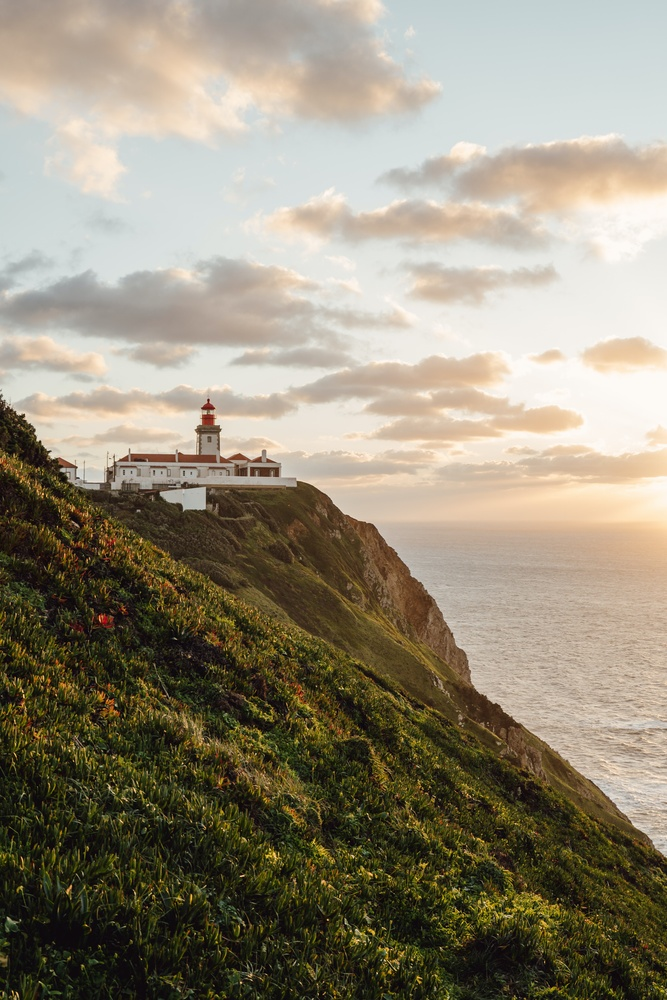
#> input picture images/sea.jpg, 667 x 1000 px, shrunk from 4000 x 6000 before the run
$ python script.py
#> lines starting #> are read from the running program, lines starting #| are printed output that depends on the picture
from mpl_toolkits.mplot3d import Axes3D
import cv2
import matplotlib.pyplot as plt
import numpy as np

from mpl_toolkits.mplot3d import Axes3D
from matplotlib import cm
from matplotlib import colors

flags = [i for i in dir(cv2) if i.startswith('COLOR_')]

len(flags)

sea = cv2.imread("./images/sea.jpg")
#> sea is the input picture: shape (1000, 667, 3); mean B, G, R 120.4, 139, 147.1
sea = cv2.cvtColor(sea, cv2.COLOR_BGR2RGB)
# plt.imshow(sea)
# plt.show()


# Make a Colored 3D Scatter Plot
r, g, b = cv2.split(sea)
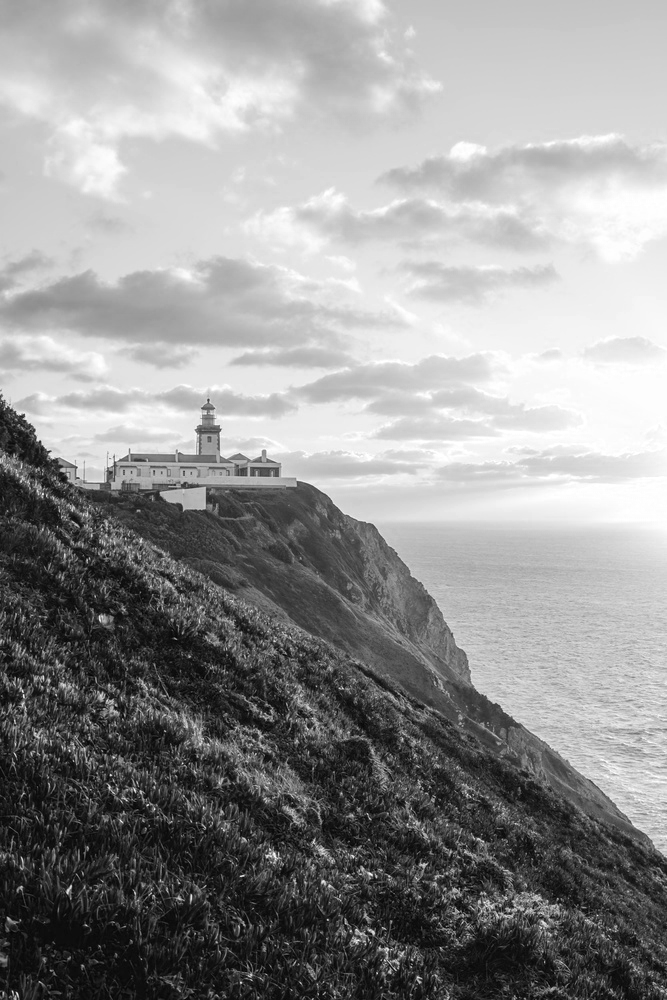
#> r: shape (1000, 667); min 0, max 255, mean 147.1
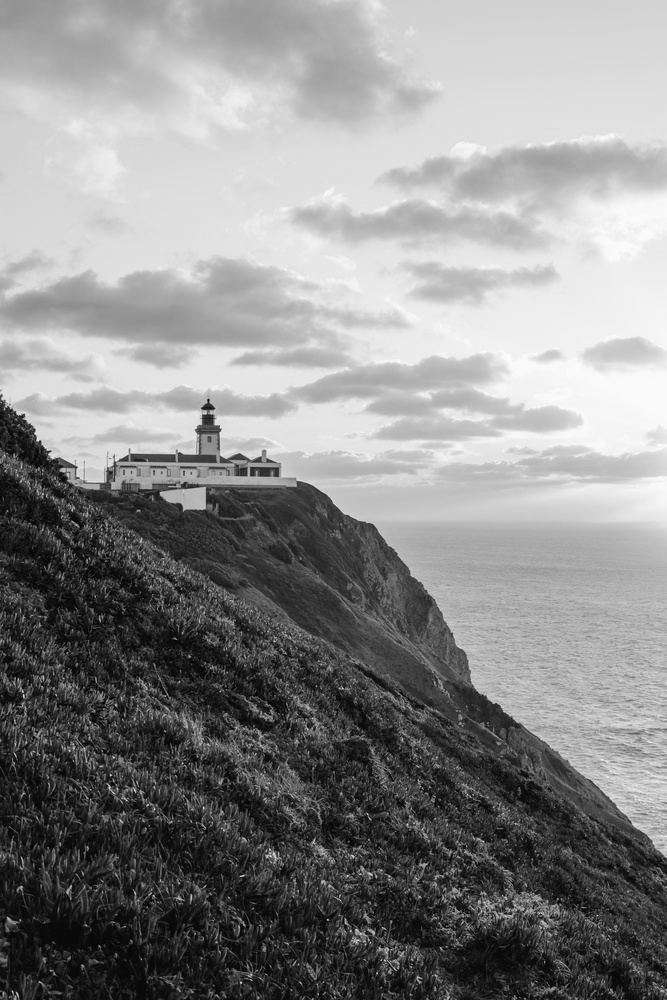
#> g: shape (1000, 667); min 0, max 252, mean 139
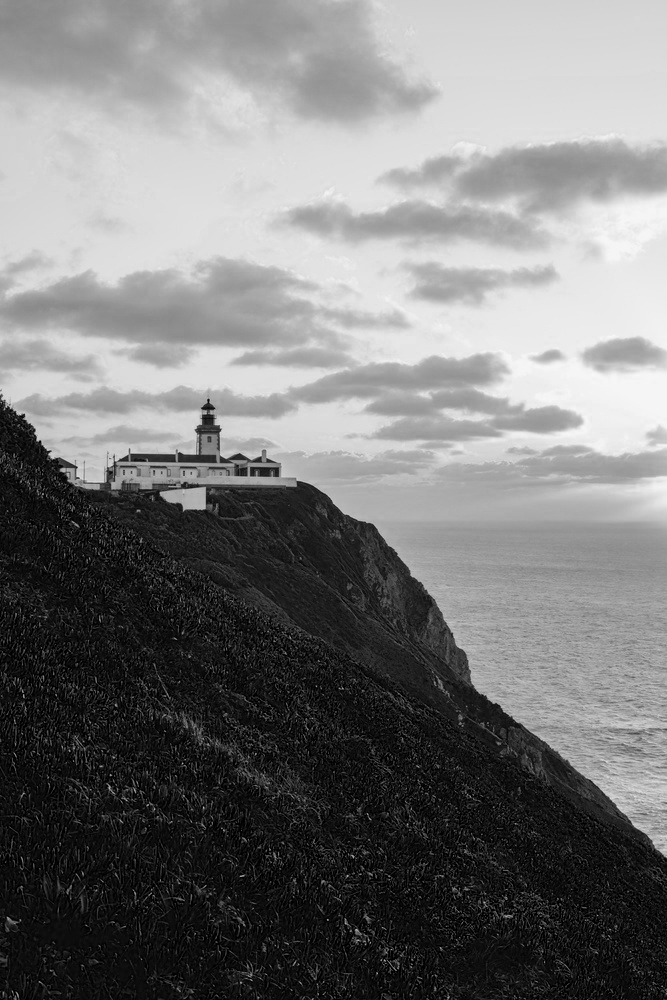
#> b: shape (1000, 667); min 0, max 249, mean 120.4
fig = plt.figure()
axis = fig.add_subplot(1, 1, 1, projection="3d")

pixel_colors = sea.reshape((np.shape(sea)[0]*np.shape(sea)[1], 3))
norm = colors.Normalize(vmin=-1., vmax=1.)
norm.autoscale(pixel_colors)
pixel_colors = norm(pixel_colors).tolist()
#> pixel_colors = 667000 items

axis.scatter(r.flatten(), g.flatten(), b.flatten(),
             facecolors=pixel_colors, marker=".")
axis.set_xlabel("Red")
axis.set_ylabel("Green")
axis.set_zlabel("Blue")
plt.show()
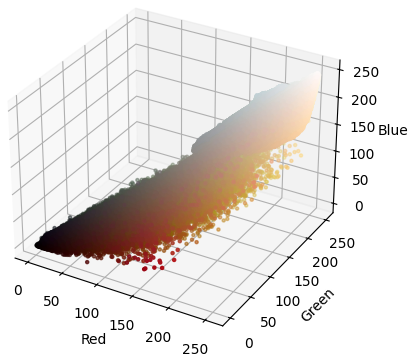
#> figure drawn by matplotlib, 1 panel
